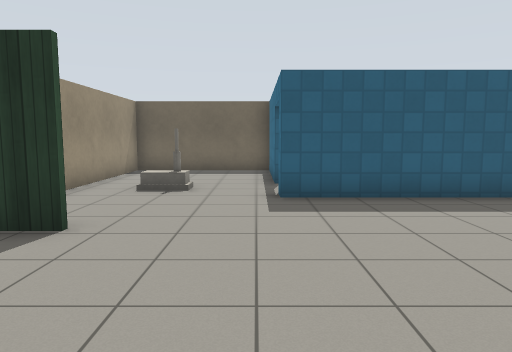
View 1 (above)

12 first-person views from a walk through a world built for the Gazebo simulator. The camera is 1.2 m above the floor, tilts 6° down and sees 70° across. The floor is counted in squares, 1 m on a side. Each view is taken from the middle of a square. On the plan, view 1 faces up. The plan holds only what a view shows up to about 14 squares ahead; the rest is blank. Robots are left out. Simple patterns stand in for the simulator's built-in surfaces. Simple shapes stand in for some stock models.

View 2
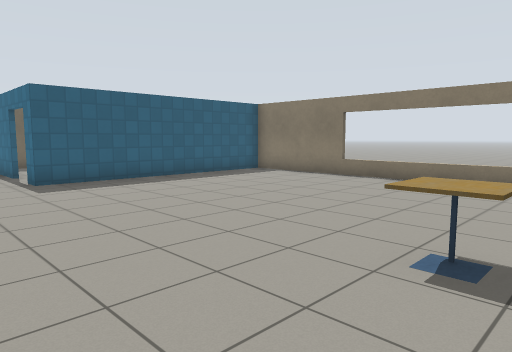

View 3
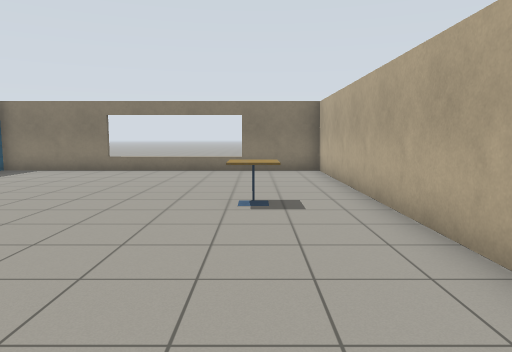

View 4
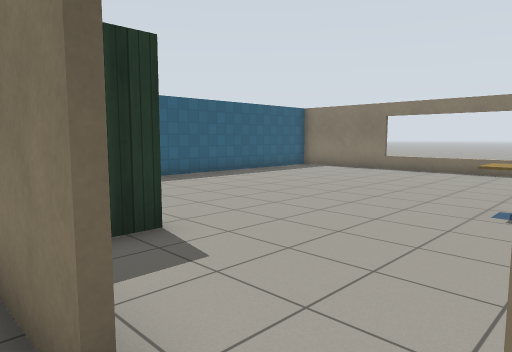

View 5
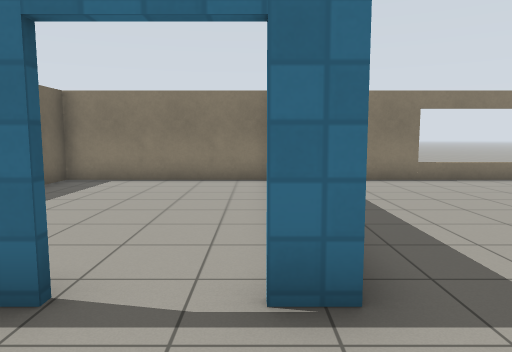

View 6
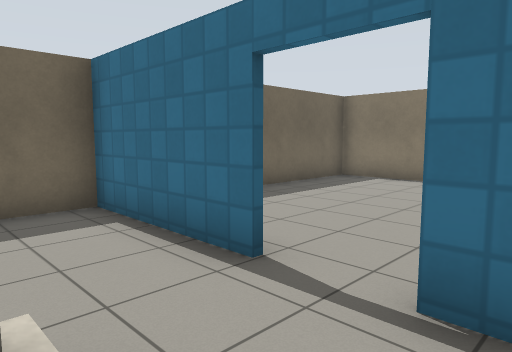

View 7
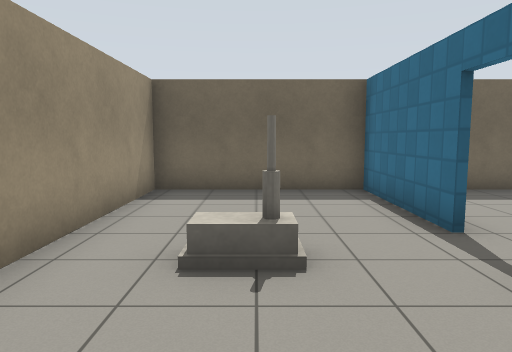

View 8
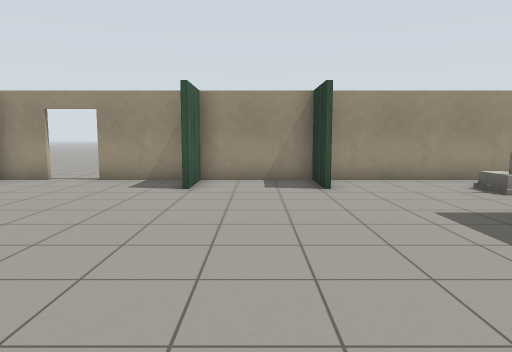

View 9
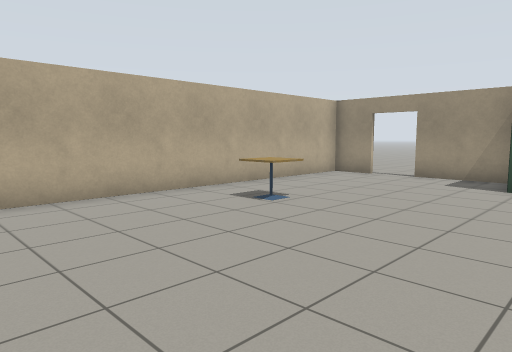

View 10
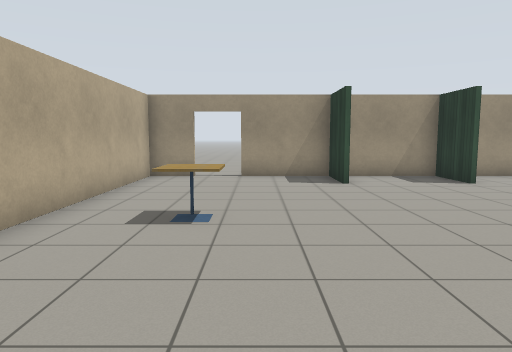

View 11
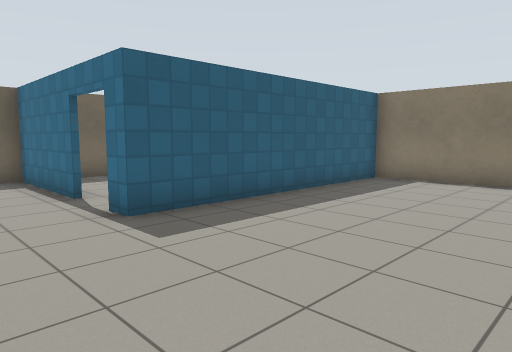

View 12
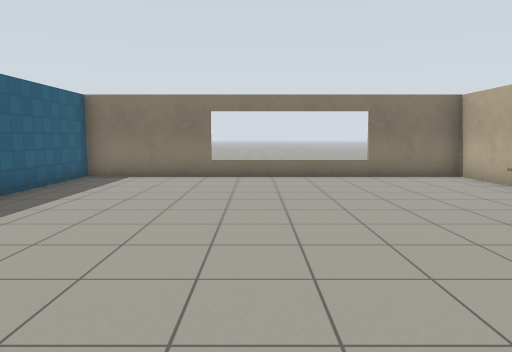

### Floor plan
Ten units are one square. View 1 is at (0, 0); x grows to the right and y downward. Boxes are objects, and circles mark ways between rooms. Rooms are numbered by the first view taken in them; rooms with no view inside come last. Other rooms are left out.
<svg viewBox="-50 -139 145 187">
<path fill="none" stroke="#000" d="M-24 -46 -43 -46 -43 15M-24 -13 -44 -13M-44 -14 -24 -14M5 -95 5 -134 -43 -134 -43 -51M-43 29 -43 43 84 43 84 -72 5 -72 5 -80M-45 15 -45 -2M84 -76 84 -134 14 -134"/>
<rect x="-25" y="-95" width="10" height="10" fill="#bbb"><title>house</title></rect>
<rect x="5" y="15" width="20" height="10" fill="#bbb"><title>cafe table</title></rect>
<circle cx="-40" cy="25" r="3" fill="#2a7"/>
<circle cx="7" cy="-87" r="3" fill="#2a7"/>
<text x="10" y="-30">1</text>
<text x="90" y="-40">2</text>
<text x="40" y="-100">3</text>
</svg>
Room 1 opens to room 2. Room 1 opens to room 3.

Where each view was taken, in squares from view 1:
view 1: 0 up, 0 right, facing up
view 2: 3 down, 2 left, facing up-right
view 3: 2 down, 5 left, facing right
view 4: 3 down, 5 left, facing up-right
view 5: 8 up, 2 left, facing right
view 6: 7 up, 2 left, facing up-right
view 7: 5 up, 2 left, facing up
view 8: 3 up, 6 right, facing left
view 9: 3 up, 7 right, facing down-left
view 10: 1 down, 7 right, facing left
view 11: 2 up, 2 left, facing up-right
view 12: 2 up, 3 left, facing right
